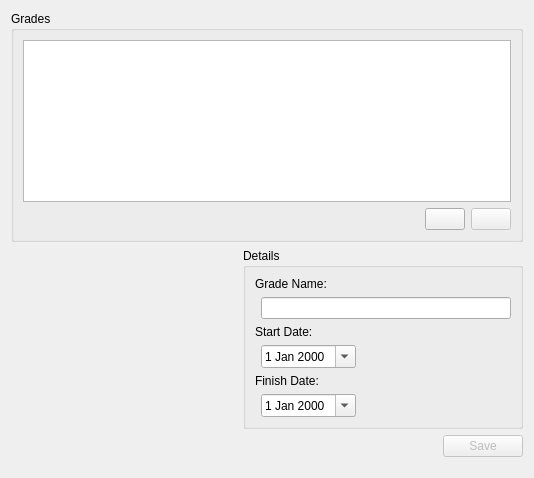
<?xml version="1.0" encoding="UTF-8"?>
<ui version="4.0">
 <author>Víctor Berga</author>
 <class>GradesForm</class>
 <widget class="QWidget" name="GradesForm">
  <property name="geometry">
   <rect>
    <x>0</x>
    <y>0</y>
    <width>534</width>
    <height>478</height>
   </rect>
  </property>
  <property name="sizePolicy">
   <sizepolicy hsizetype="Maximum" vsizetype="Maximum">
    <horstretch>0</horstretch>
    <verstretch>0</verstretch>
   </sizepolicy>
  </property>
  <property name="windowTitle">
   <string>Cursos</string>
  </property>
  <layout class="QVBoxLayout" name="verticalLayout_2">
   <item>
    <widget class="QGroupBox" name="mainGroupBox">
     <property name="title">
      <string>Grades</string>
     </property>
     <layout class="QVBoxLayout" name="verticalLayout">
      <item>
       <widget class="QListView" name="gradesList">
        <property name="maximumSize">
         <size>
          <width>16777215</width>
          <height>250</height>
         </size>
        </property>
        <property name="styleSheet">
         <string>font: 15pt &quot;Sans Serif&quot;;</string>
        </property>
        <property name="viewMode">
         <enum>QListView::ListMode</enum>
        </property>
       </widget>
      </item>
      <item>
       <layout class="QHBoxLayout" name="horizontalLayout">
        <item>
         <spacer name="horizontalSpacer">
          <property name="orientation">
           <enum>Qt::Horizontal</enum>
          </property>
          <property name="sizeHint" stdset="0">
           <size>
            <width>40</width>
            <height>22</height>
           </size>
          </property>
         </spacer>
        </item>
        <item>
         <widget class="QPushButton" name="addButton">
          <property name="text">
           <string/>
          </property>
          <property name="icon">
           <iconset resource="../../qapuntes2.qrc">
            <normaloff>:/images/icons/add.png</normaloff>:/images/icons/add.png</iconset>
          </property>
         </widget>
        </item>
        <item>
         <widget class="QPushButton" name="removeButton">
          <property name="enabled">
           <bool>false</bool>
          </property>
          <property name="text">
           <string/>
          </property>
          <property name="icon">
           <iconset resource="../../qapuntes2.qrc">
            <normaloff>:/images/icons/rem.png</normaloff>:/images/icons/rem.png</iconset>
          </property>
         </widget>
        </item>
       </layout>
      </item>
     </layout>
    </widget>
   </item>
   <item>
    <layout class="QHBoxLayout" name="horizontalLayout_3">
     <item>
      <spacer name="horizontalSpacer_3">
       <property name="orientation">
        <enum>Qt::Horizontal</enum>
       </property>
       <property name="sizeHint" stdset="0">
        <size>
         <width>40</width>
         <height>20</height>
        </size>
       </property>
      </spacer>
     </item>
     <item>
      <widget class="QGroupBox" name="editGroup">
       <property name="title">
        <string>Details</string>
       </property>
       <layout class="QFormLayout" name="formLayout">
        <property name="fieldGrowthPolicy">
         <enum>QFormLayout::ExpandingFieldsGrow</enum>
        </property>
        <item row="0" column="0" colspan="2">
         <widget class="QLabel" name="nombreLabel">
          <property name="text">
           <string>Grade Name:</string>
          </property>
          <property name="buddy">
           <cstring>nameEdit</cstring>
          </property>
         </widget>
        </item>
        <item row="1" column="1">
         <widget class="QLineEdit" name="nameEdit">
          <property name="minimumSize">
           <size>
            <width>250</width>
            <height>0</height>
           </size>
          </property>
          <property name="maximumSize">
           <size>
            <width>200</width>
            <height>16777215</height>
           </size>
          </property>
          <property name="maxLength">
           <number>100</number>
          </property>
         </widget>
        </item>
        <item row="2" column="0" colspan="2">
         <widget class="QLabel" name="startDateLabel">
          <property name="text">
           <string>Start Date:</string>
          </property>
          <property name="buddy">
           <cstring>startDateEdit</cstring>
          </property>
         </widget>
        </item>
        <item row="4" column="1">
         <widget class="QDateEdit" name="startDateEdit">
          <property name="calendarPopup">
           <bool>true</bool>
          </property>
         </widget>
        </item>
        <item row="5" column="0" colspan="2">
         <widget class="QLabel" name="finishDateLabel">
          <property name="text">
           <string>Finish Date:</string>
          </property>
          <property name="buddy">
           <cstring>finishDateEdit</cstring>
          </property>
         </widget>
        </item>
        <item row="6" column="1">
         <widget class="QDateEdit" name="finishDateEdit">
          <property name="calendarPopup">
           <bool>true</bool>
          </property>
         </widget>
        </item>
       </layout>
      </widget>
     </item>
    </layout>
   </item>
   <item>
    <layout class="QHBoxLayout" name="horizontalLayout_2">
     <item>
      <spacer name="horizontalSpacer_2">
       <property name="orientation">
        <enum>Qt::Horizontal</enum>
       </property>
       <property name="sizeHint" stdset="0">
        <size>
         <width>40</width>
         <height>20</height>
        </size>
       </property>
      </spacer>
     </item>
     <item>
      <widget class="QPushButton" name="saveButton">
       <property name="enabled">
        <bool>false</bool>
       </property>
       <property name="text">
        <string>Save</string>
       </property>
      </widget>
     </item>
    </layout>
   </item>
   <item>
    <spacer name="verticalSpacer">
     <property name="orientation">
      <enum>Qt::Vertical</enum>
     </property>
     <property name="sizeHint" stdset="0">
      <size>
       <width>20</width>
       <height>40</height>
      </size>
     </property>
    </spacer>
   </item>
  </layout>
 </widget>
 <tabstops>
  <tabstop>nameEdit</tabstop>
  <tabstop>startDateEdit</tabstop>
  <tabstop>finishDateEdit</tabstop>
 </tabstops>
 <resources>
  <include location="../../qapuntes2.qrc"/>
 </resources>
 <connections/>
</ui>
